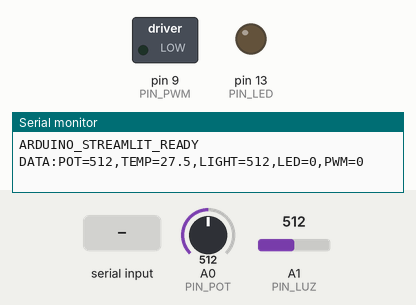
This sketch was run on a simulated Arduino Uno, built with avr-gcc and run on an emulated ATmega328P. On the bench: switched loads named in the sketch (green lamp = pin HIGH), output pins drawn as LEDs (lit = HIGH), the last lines printed to the serial monitor. The inputs (shaded band) are chosen by the test bench; at power-on: A0 (PIN_POT) = 512, A1 (PIN_LUZ) = 512.

Above: at 1.2 s.
1.3 s: "LED:1\n" received over Serial
At 2.5 s:
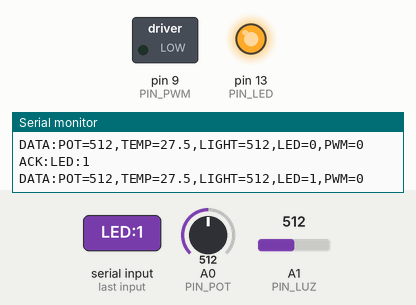
2.8 s: "PWM:90\n" received over Serial
At 3.7 s:
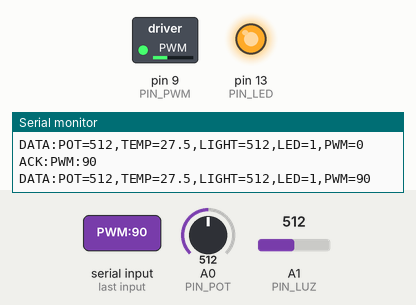
4.3 s: "LED:0\n" received over Serial
At 4.8 s:
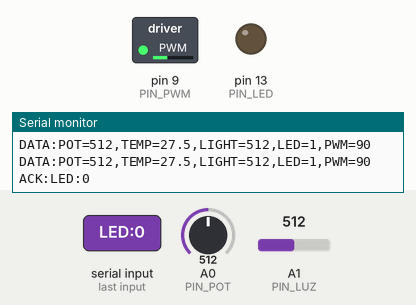
Timing chart, 0 to 7.3 s (numbered marks = the images above; inputs shaded):
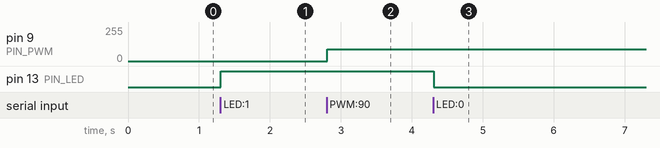

The sketch:

arduino_firmware.ino
```cpp
/*
  Firmware Arduino para Telemetría y Control con Streamlit
  ========================================================
  Este sketch establece una comunicación serie bidireccional (9600 baudios)
  para ser controlado desde una interfaz gráfica desarrollada en Streamlit.

  Protocolo de Comunicación (Terminado en '\n'):
  -----------------------------------------------
  COMANDOS ENVIADOS DESDE STREAMLIT A ARDUINO:
    - "LED:1\n"    -> Enciende el LED conectado al pin 13.
    - "LED:0\n"    -> Apaga el LED del pin 13.
    - "PWM:<val>\n"-> Establece el ciclo de trabajo PWM en el pin 9 (0 a 255).
    - "READ\n"     -> Solicita una lectura inmediata de los sensores.

  RESPUESTAS ENVIADAS DESDE ARDUINO A STREAMLIT:
    - "ACK:LED:1\n" o "ACK:LED:0\n"
    - "ACK:PWM:<val>\n"
    - "DATA:POT=<val>,TEMP=<val>,LIGHT=<val>\n"
*/

const int PIN_LED = 13;       // LED integrado en la placa
const int PIN_PWM = 9;        // Salida analógica PWM (ej. control de brillo o motor)
const int PIN_POT = A0;       // Entrada analógica 0 (Potenciómetro)
const int PIN_LUZ = A1;       // Entrada analógica 1 (Fotocelda LDR)

unsigned long ultimoEnvio = 0;
const unsigned long INTERVALO_ENVIO_MS = 1000; // Envío periódico cada 1 segundo
int valorPWM = 0;
bool estadoLED = false;

void setup() {
  pinMode(PIN_LED, OUTPUT);
  pinMode(PIN_PWM, OUTPUT);

  digitalWrite(PIN_LED, LOW);
  analogWrite(PIN_PWM, 0);

  // Inicializar comunicación serie a 9600 baudios
  Serial.begin(9600);
  while (!Serial) {
    ; // Esperar a que el puerto serie esté listo
  }

  // Mensaje de saludo / Handshake inicial
  Serial.println("ARDUINO_STREAMLIT_READY");
}

void loop() {
  // 1. Escuchar comandos entrantes desde Python / Streamlit
  if (Serial.available() > 0) {
    String comando = Serial.readStringUntil('\n');
    comando.trim(); // Eliminar espacios o retornos de carro

    procesarComando(comando);
  }

  // 2. Envío periódico de telemetría a Streamlit
  unsigned long tiempoActual = millis();
  if (tiempoActual - ultimoEnvio >= INTERVALO_ENVIO_MS) {
    ultimoEnvio = tiempoActual;
    enviarTelemetria();
  }
}

void procesarComando(String cmd) {
  if (cmd == "LED:1") {
    estadoLED = true;
    digitalWrite(PIN_LED, HIGH);
    Serial.println("ACK:LED:1");
  }
  else if (cmd == "LED:0") {
    estadoLED = false;
    digitalWrite(PIN_LED, LOW);
    Serial.println("ACK:LED:0");
  }
  else if (cmd.startsWith("PWM:")) {
    String valStr = cmd.substring(4);
    int pwm = valStr.toInt();
    pwm = constrain(pwm, 0, 255);
    valorPWM = pwm;
    analogWrite(PIN_PWM, pwm);
    Serial.print("ACK:PWM:");
    Serial.println(pwm);
  }
  else if (cmd == "READ") {
    enviarTelemetria();
  }
  else {
    Serial.print("ERR:UNKNOWN_COMMAND:");
    Serial.println(cmd);
  }
}

void enviarTelemetria() {
  int rawPot = analogRead(PIN_POT);
  int rawLuz = analogRead(PIN_LUZ);

  // Simular cálculo de temperatura en °C a partir de valor analógico
  // (Ejemplo: sensor LM35 o fórmula de divisor resistivo)
  float temperatura = 20.0 + (rawPot / 1023.0) * 15.0;

  // Formato clave-valor separado por comas
  Serial.print("DATA:POT=");
  Serial.print(rawPot);
  Serial.print(",TEMP=");
  Serial.print(temperatura, 1);
  Serial.print(",LIGHT=");
  Serial.print(rawLuz);
  Serial.print(",LED=");
  Serial.print(estadoLED ? 1 : 0);
  Serial.print(",PWM=");
  Serial.println(valorPWM);
}
```

Measured:
- after the input at 1.3 s, pin 13 (PIN_LED): LOW → HIGH at once
- after the input at 2.8 s, pin 9 (PIN_PWM): 0/255 → 90/255 at once
- after the input at 4.3 s, pin 13 (PIN_LED): HIGH → LOW at once
